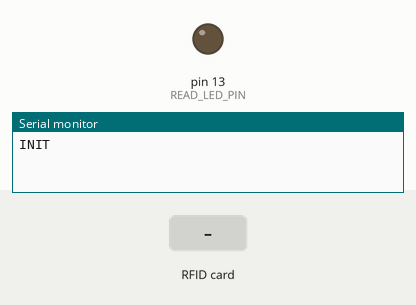
Recording of a sketch running on a simulated Arduino Uno, built with avr-gcc and run on an emulated ATmega328P. On the bench: output pins drawn as LEDs (lit = HIGH), the last lines printed to the serial monitor. Inputs (shaded band) come from the test bench.

Above: at 1.2 s.
1.3 s: RFID card 5E 7A 19 C4 held to the reader
At 1.9 s:
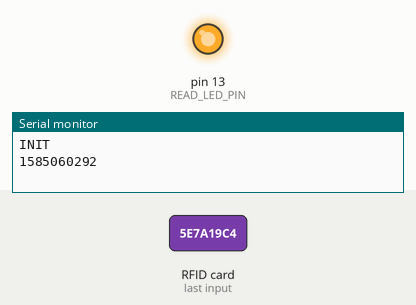
Timing chart, 0 to 4.3 s (numbered marks = the images above; inputs shaded):
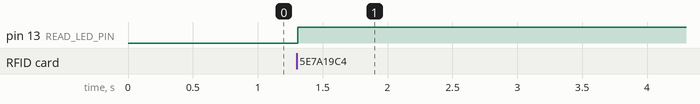

Measured:
- after the input at 1.3 s, pin 13 (READ_LED_PIN): LOW → HIGH at once

The sketch:

rfid_serial.ino
```cpp
#include <rdm6300.h>

#define RDM6300_RX_PIN 4
#define READ_LED_PIN 13

char idArray[10];
String rfid;

Rdm6300 rdm6300;

void setup()
{
  Serial.begin(9600);

  pinMode(READ_LED_PIN, OUTPUT);
  digitalWrite(READ_LED_PIN, LOW);

  rdm6300.begin(RDM6300_RX_PIN);
  Serial.println("INIT");
}

void loop()
{
  if (rdm6300.update()) {
    rfid = rdm6300.get_tag_id();
    if (rdm6300.is_tag_near() == true) {
      digitalWrite(READ_LED_PIN, HIGH);
    }
    rfid.toCharArray(idArray, rfid.length());
    Serial.println(rfid);
  }
  delay(10);
}
```
